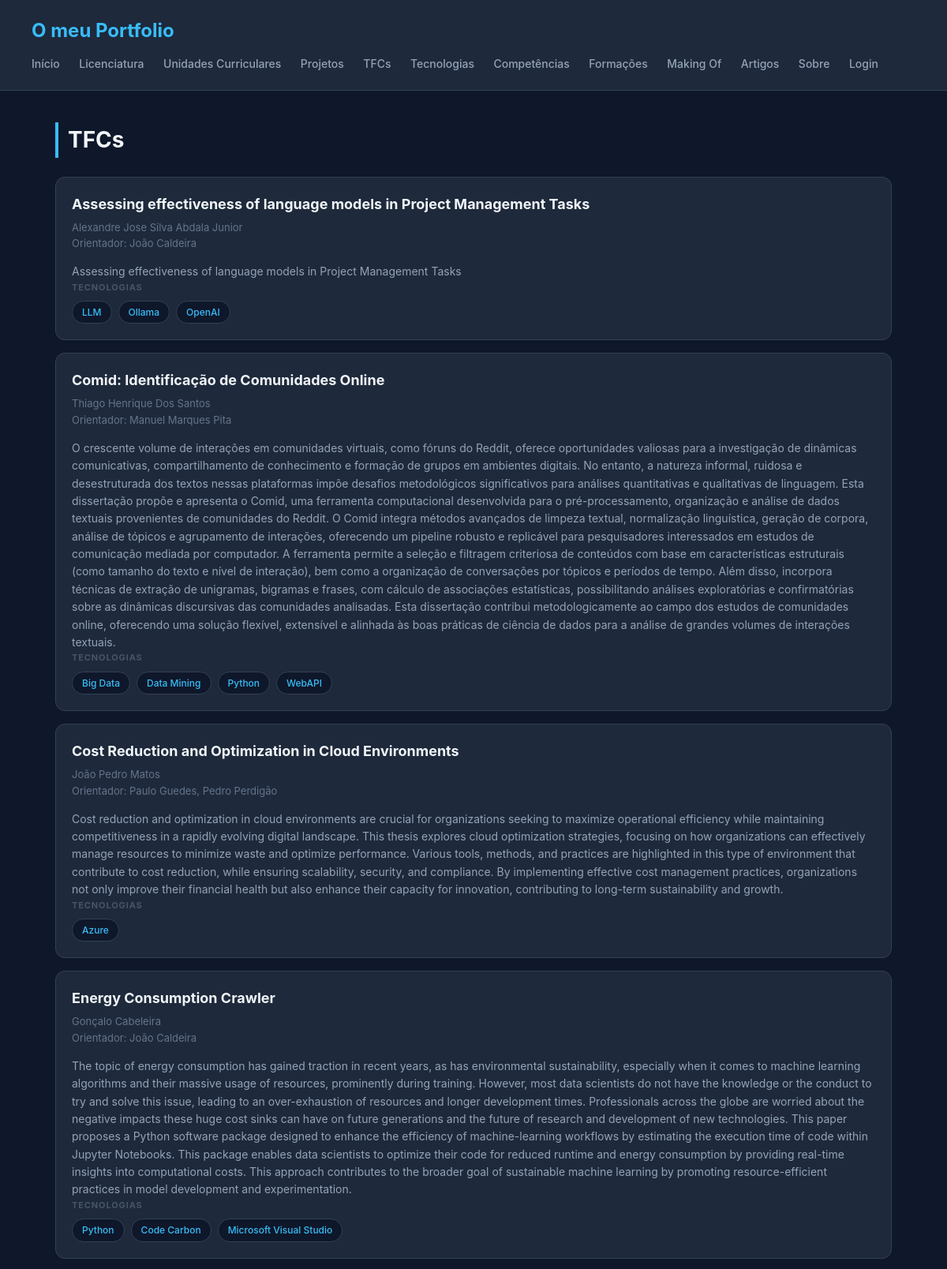
Screenshot of /tfcs/ (upper part) with the database file from the repository.
### portfolio/models.py (models this page shows, shortened)
class TFC(models.Model):
    titulo = models.CharField(max_length=200)
    autores = models.CharField(max_length=200)
    orientador = models.ForeignKey(Docente, on_delete=models.CASCADE, related_name='tfcs_orientados')
    sumario = models.TextField()
    link = models.URLField(null=True, blank=True)
    classificacao = models.IntegerField(default=0)
    tecnologias = models.ManyToManyField(Tecnologia, related_name='tfcs')

class Docente(models.Model):
    nome = models.CharField(max_length=100)
    biografia = models.TextField(blank=True)

class Tecnologia(models.Model):
    nome = models.CharField(max_length=100)
    logo = models.ImageField(upload_to='tecnologias/', null=True, blank=True)
    link = models.URLField(null=True, blank=True)
    classificacao = models.IntegerField(default=1)
    tipo = models.ForeignKey(TipoTecnologia, on_delete=models.SET_NULL, null=True, blank=True, related_name='tecnologias')
    descricao = models.TextField(blank= True)

### portfolio/views.py (the view)
# urls.py: path('tfcs/', views.tfcs_view, name='tfcs'),
def tfcs_view(request):
    tfcs = TFC.objects.select_related('orientador').prefetch_related('tecnologias').all()
    return render(request, "portfolio/tfcs.html", {'tfcs': tfcs})

### portfolio/templates/portfolio/tfcs.html
{% extends "portfolio/base.html" %}
{% block content %}
<h2>TFCs</h2>
<section>
    {% for tfc in tfcs %}
    <article>
        <header>
            <h3>{{ tfc.titulo }}</h3>
            <p>{{ tfc.autores }}</p>
            <p>Orientador: {{ tfc.orientador.nome }}</p>
        </header>
        <section>
            <p>{{ tfc.sumario }}</p>
            <h4>Tecnologias</h4>
            <ul>
                {% for tec in tfc.tecnologias.all %}
                    <li>{{ tec.nome }}</li>
                {% empty %}
                    <li>Sem tecnologias</li>
                {% endfor %}
            </ul>
        </section>
    </article>
    {% endfor %}
</section>
{% endblock %}

### portfolio/static/portfolio/styles.css (style rules this page uses)
* { box-sizing: border-box; margin: 0; padding: 0; }
body { font-family: "Inter", "Segoe UI", system-ui, sans-serif; background: #0f172a; color: #e2e8f0; line-height: 1.6; }
h2 { font-size: 28px; margin-bottom: 24px; color: #f1f5f9; border-left: 4px solid #38bdf8; padding-left: 12px; }
section > article { background: #1e293b; border: 1px solid #334155; border-radius: 12px; padding: 20px; margin-bottom: 16px; transition: all 0.25s ease; }
article > header h3 { font-size: 18px; color: #f1f5f9; margin-bottom: 4px; }
article > header p { font-size: 13px; color: #64748b; }
article > section { margin-top: 14px; }
article > section h4 { font-size: 11px; text-transform: uppercase; letter-spacing: 0.08em; color: #475569; margin-bottom: 8px; }
article > section p { font-size: 14px; color: #94a3b8; }
article > section ul { list-style: none; display: flex; flex-wrap: wrap; gap: 8px; margin-top: 6px; }
article > section ul li { background: #0f172a; border: 1px solid #334155; color: #38bdf8; padding: 4px 12px; border-radius: 999px; font-size: 12px; font-weight: 500; }

### rows the page displays
TFC: titulo "Assessing effectiveness of language models in Project Management Tasks", autores "Alexandre Jose Silva Abdala Junior", orientador.nome "João Caldeira", sumario "Assessing effectiveness of language models in Project Management Tasks"
Tecnologia: nome "LLM"
Tecnologia: nome "Ollama"
Tecnologia: nome "OpenAI"
TFC: titulo "Comid: Identificação de Comunidades Online", autores "Thiago Henrique Dos Santos", orientador.nome "Manuel Marques Pita", sumario "O crescente volume de interações em comunidades virtuais, como fóruns do Reddit, oferece oportunidades valiosas para a investigação de dinâmicas comunicativas, compartilhamento de conhecimento e formação de grupos em ambientes digitais. No entanto, a natureza informal, ruidosa e desestruturada dos textos nessas plataformas impõe desafios metodológicos significativos para análises quantitativas e qualitativas de linguagem. Esta dissertação propõe e apresenta o Comid, uma ferramenta computacional desenvolvida para o pré-processamento, organização e análise de dados textuais provenientes de comunidades do Reddit. O Comid integra métodos avançados de limpeza textual, normalização linguística,…"
Tecnologia: nome "Big Data"
Tecnologia: nome "Data Mining"
Tecnologia: nome "Python"
Tecnologia: nome "WebAPI"
TFC: titulo "Cost Reduction and Optimization in Cloud Environments", autores "João Pedro Matos", orientador.nome "Paulo Guedes, Pedro Perdigão", sumario "Cost reduction and optimization in cloud environments are crucial for organizations seeking to maximize operational efficiency while maintaining competitiveness in a rapidly evolving digital landscape. This thesis explores cloud optimization strategies, focusing on how organizations can effectively manage resources to minimize waste and optimize performance. Various tools, methods, and practices are highlighted in this type of environment that contribute to cost reduction, while ensuring scalability, security, and compliance. By implementing effective cost management practices, organizations not only improve their financial health but also enhance their capacity for innovation, contributing…"
Tecnologia: nome "Azure"
TFC: titulo "Energy Consumption Crawler", autores "Gonçalo Cabeleira", orientador.nome "João Caldeira", sumario "The topic of energy consumption has gained traction in recent years, as has environmental sustainability, especially when it comes to machine learning algorithms and their massive usage of resources, prominently during training. However, most data scientists do not have the knowledge or the conduct to try and solve this issue, leading to an over-exhaustion of resources and longer development times. Professionals across the globe are worried about the negative impacts these huge cost sinks can have on future generations and the future of research and development of new technologies. This paper proposes a Python software package designed to enhance the efficiency of machine-learning workflows…"
Tecnologia: nome "Code Carbon"
Tecnologia: nome "Microsoft Visual Studio"
